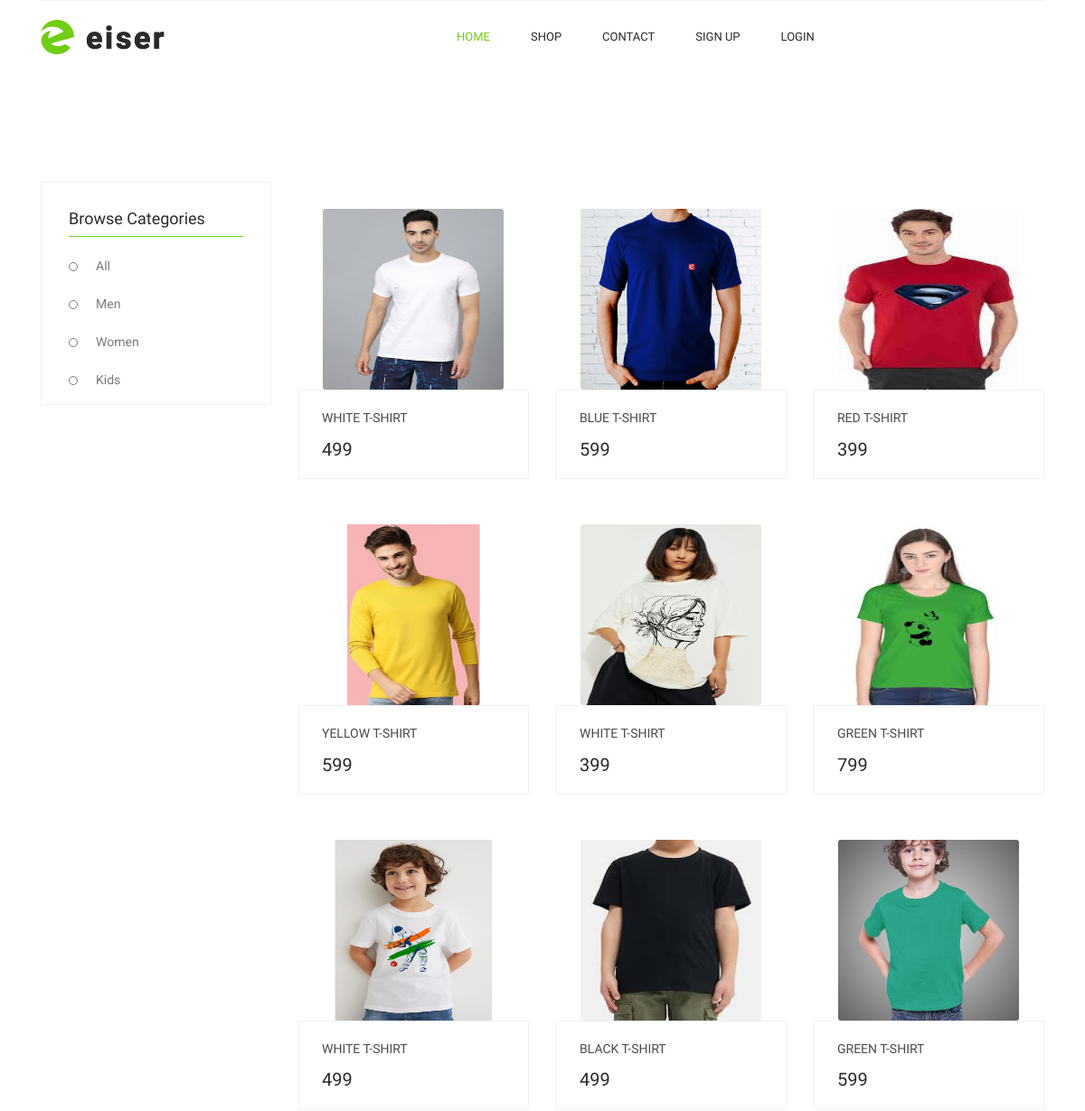
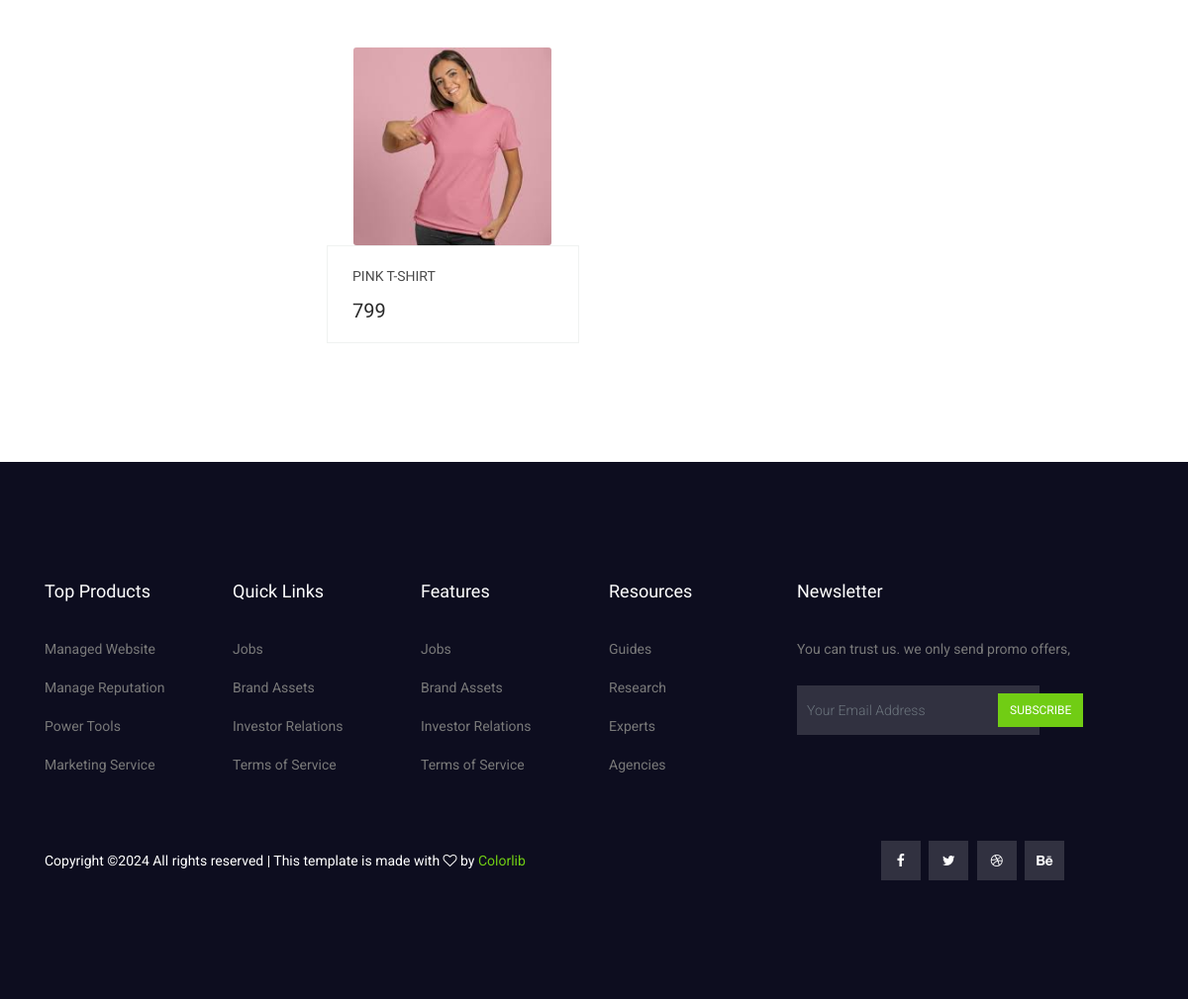
The page /category/ on the database its author committed (2 pictures, top to bottom).
### myapp/models.py (models this page shows, shortened)
class Product(models.Model):
	seller=models.ForeignKey(User,on_delete=models.CASCADE)
	category=(
		("Men","Men"),
		("Women","Women"),
		("Kids","Kids"),
	)
	size=(
		("s","s"),
		("L","L"),
		("M","M"),
		("XL","XL"),
		("XXL","XXL"),
	)
	product_catagory=models.CharField(max_length=100,choices=category)
	product_name=models.CharField(max_length=100)
	product_price=models.PositiveIntegerField()
	product_desc=models.TextField()
	product_picture=models.ImageField(upload_to="product_picture/")
	product_size=models.CharField(max_length=100,choices=size,default="")

### myapp/views.py (the view)
# urls.py: path('category/',views.category,name='category'),
def category(request):
	products=Product.objects.all()
	return render(request,'category.html',{'products':products})

### myapp/templates/category.html (shortened to what this page needs)
{% extends 'header.html' %}
{% load static %}
{% block content %}
<!DOCTYPE html>
<html lang="en">
  <head>
  </head>
  <body>
    <section class="cat_product_area section_gap">
      <div class="container">
        <div class="row flex-row-reverse">
          <div class="col-lg-9">
            <div class="latest_product_inner">
              <div class="row">
                {% for i in products %}
                <div class="col-lg-4 col-md-6">
                  <div class="single-product">
                    <div class="product-img">
                      <img
                        class="card-img"
                        src="{{i.product_picture.url}}" style="width: 200px;height: 200px;"
                        alt=""/>
                    </div>
                    <div class="product-btm">
                      <a href="#" class="d-block">
                        <h4>{{i.product_name}}</h4>
                      </a>
                      <div class="mt-3">
                        <span class="mr-4">{{i.product_price}}</span>
                      </div>
                    </div>
                  </div>
                </div>
                {% endfor %}
              </div>
            </div>
          </div>
          <div class="col-lg-3">
            <div class="left_sidebar_area">
              <aside class="left_widgets p_filter_widgets">
                <div class="l_w_title">
                  <h3>Browse Categories</h3>
                </div>
                <div class="widgets_inner">
                  <ul class="list">
                    <li>
                      <a href="{% url 'product-by-category' cat='all' %}">All</a>
                    </li>
                    <li>
                      <a href="{% url 'product-by-category' cat='Men' %}">Men</a>
                    </li>
                    <li>
                      <a href="{% url 'product-by-category' cat='Women' %}">Women</a>
                    </li>
                    <li>
                      <a href="{% url 'product-by-category' cat='Kids' %}">Kids</a>
                    </li>
                  </ul>
                </div>
              </aside>
            </div>
          </div>
        </div>
      </div>
    </section>
  </body>
</html>
{% endblock %}

### myapp/templates/header.html (shortened to what this page needs)
{% load static %}
<!DOCTYPE html>
<html lang="en">
<head>
  <link rel="stylesheet" href="{% static 'css/bootstrap.css' %}" />
  <link rel="stylesheet" href="{% static 'vendors/linericon/style.css' %}" />
  <link rel="stylesheet" href="{% static 'css/font-awesome.min.css' %}" />
  <link rel="stylesheet" href="{% static 'css/themify-icons.css' %}" />
  <link rel="stylesheet" href="{% static 'css/flaticon.css' %}" />
  <link rel="stylesheet" href="{% static 'vendors/owl-carousel/owl.carousel.min.css' %}" />
  <link rel="stylesheet" href="{% static 'vendors/lightbox/simpleLightbox.css' %}" />
  <link rel="stylesheet" href="{% static 'vendors/nice-select/css/nice-select.css' %}" />
  <link rel="stylesheet" href="{% static 'vendors/animate-css/animate.css' %}" />
  <link rel="stylesheet" href="{% static 'vendors/jquery-ui/jquery-ui.css' %}" />
  <link rel="stylesheet" href="{% static 'css/style.css' %}" />
  <link rel="stylesheet" href="{% static 'css/responsive.css' %}" />
</head>
<body onload="noBack();"
  onpageshow="if (event.persisted) noBack();" onunload="">
  <header class="header_area">
    <div class="main_menu">
      <div class="container">
        <nav class="navbar navbar-expand-lg navbar-light w-100">
          <a class="navbar-brand logo_h" href="/">
            <img src="{% static 'img/logo.png' %}" alt="" />
          </a>
          <div class="collapse navbar-collapse offset w-100" id="navbarSupportedContent">
            <div class="row w-100 mr-0">
              <div class="col-lg-9 pr-0">
                <ul class="nav navbar-nav center_nav pull-right">
                  <li class="nav-item active">
                    <a class="nav-link" href="/">Home</a>
                  </li>
                  <li class="nav-item submenu dropdown">
                    <a href="#" class="nav-link dropdown-toggle" data-toggle="dropdown" role="button" aria-haspopup="true"
                      aria-expanded="false">Shop</a>
                  </li>
                  <li class="nav-item">
                    <a class="nav-link" href="{% url 'contact' %}">Contact</a>
                  </li>
                 {% if request.session.email %}
                  <li class="nav-item">
                    <a class="nav-link" href="{% url 'change-password' %}">Change Password</a>
                  </li>
                  <li class="nav-item">
                    <a class="nav-link" href="{% url 'myorders' %}">My Orders</a>
                  </li>
                  <li class="nav-item">
                    <a class="nav-link" href="{% url 'logout' %}">Logout</a>
                  </li>
                  <li class="nav-item">
                    <a class="nav-link" href="{% url 'profile' %}"><img src="{{request.session.profile_picture}}" style="width: 50px;height: 50px; border-radius: 50%;"></a>
                  </li>
                 {% else %}
                  <li class="nav-item">
                    <a class="nav-link" href="{% url 'signup' %}">Sign Up</a>
                  </li>
                  <li class="nav-item">
                    <a class="nav-link" href="{% url 'login' %}">Login</a>
                  </li>
                 {% endif %}
                </ul>
              </div>
              <div class="col-lg-3 pr-0">
              </div>
            </div>
          </div>
        </nav>
      </div>
    </div>
  </header>
  {%  block content %}
  {% endblock %}
  <footer class="footer-area section_gap">
    <div class="container">
      <div class="row">
        <div class="col-lg-2 col-md-6 single-footer-widget">
          <h4>Top Products</h4>
          <ul>
            <li><a href="#">Managed Website</a></li>
            <li><a href="#">Manage Reputation</a></li>
            <li><a href="#">Power Tools</a></li>
            <li><a href="#">Marketing Service</a></li>
          </ul>
        </div>
        <div class="col-lg-2 col-md-6 single-footer-widget">
          <h4>Quick Links</h4>
          <ul>
            <li><a href="#">Jobs</a></li>
            <li><a href="#">Brand Assets</a></li>
            <li><a href="#">Investor Relations</a></li>
            <li><a href="#">Terms of Service</a></li>
          </ul>
        </div>
        <div class="col-lg-2 col-md-6 single-footer-widget">
          <h4>Features</h4>
          <ul>
            <li><a href="#">Jobs</a></li>
            <li><a href="#">Brand Assets</a></li>
            <li><a href="#">Investor Relations</a></li>
            <li><a href="#">Terms of Service</a></li>
          </ul>
        </div>
        <div class="col-lg-2 col-md-6 single-footer-widget">
          <h4>Resources</h4>
          <ul>
            <li><a href="#">Guides</a></li>
            <li><a href="#">Research</a></li>
            <li><a href="#">Experts</a></li>
            <li><a href="#">Agencies</a></li>
          </ul>
        </div>
        <div class="col-lg-4 col-md-6 single-footer-widget">
          <h4>Newsletter</h4>
          <p>You can trust us. we only send promo offers,</p>
          <div class="form-wrap" id="mc_embed_signup">
            <form target="_blank" action="https://spondonit.us12.list-manage.com/subscribe/post?u=1462626880ade1ac87bd9c93a&amp;id=92a4423d01"
              method="get" class="form-inline">
              <input class="form-control" name="EMAIL" placeholder="Your Email Address" onfocus="this.placeholder = ''"
                onblur="this.placeholder = 'Your Email Address '" required="" type="email">
              <button class="click-btn btn btn-default">Subscribe</button>
            </form>
          </div>
        </div>
      </div>
      <div class="footer-bottom row align-items-center">
        <p class="footer-text m-0 col-lg-8 col-md-12">
Copyright &copy;<script>document.write(new Date().getFullYear());</script> All rights reserved | This template is made with <i class="fa fa-heart-o" aria-hidden="true"></i> by <a href="https://colorlib.com" target="_blank">Colorlib</a>
</p>
        <div class="col-lg-4 col-md-12 footer-social">
          <a href="#"><i class="fa fa-facebook"></i></a>
          <a href="#"><i class="fa fa-twitter"></i></a>
          <a href="#"><i class="fa fa-dribbble"></i></a>
          <a href="#"><i class="fa fa-behance"></i></a>
        </div>
      </div>
    </div>
  </footer>
</body>
</html>

### rows shown on the page
Product: product_picture (picture), product_name "WHITE T-SHIRT", product_price "499"
Product: product_picture (picture), product_name "BLUE T-SHIRT", product_price "599"
Product: product_picture (picture), product_name "RED T-SHIRT", product_price "399"
Product: product_picture (picture), product_name "YELLOW T-SHIRT", product_price "599"
Product: product_picture (picture), product_name "WHITE T-SHIRT", product_price "399"
Product: product_picture (picture), product_name "GREEN T-SHIRT", product_price "799"
Product: product_picture (picture), product_name "WHITE T-SHIRT", product_price "499"
Product: product_picture (picture), product_name "BLACK T-SHIRT", product_price "499"
Product: product_picture (picture), product_name "GREEN T-SHIRT", product_price "599"
Product: product_picture (picture), product_name "PINK T-SHIRT", product_price "799"
